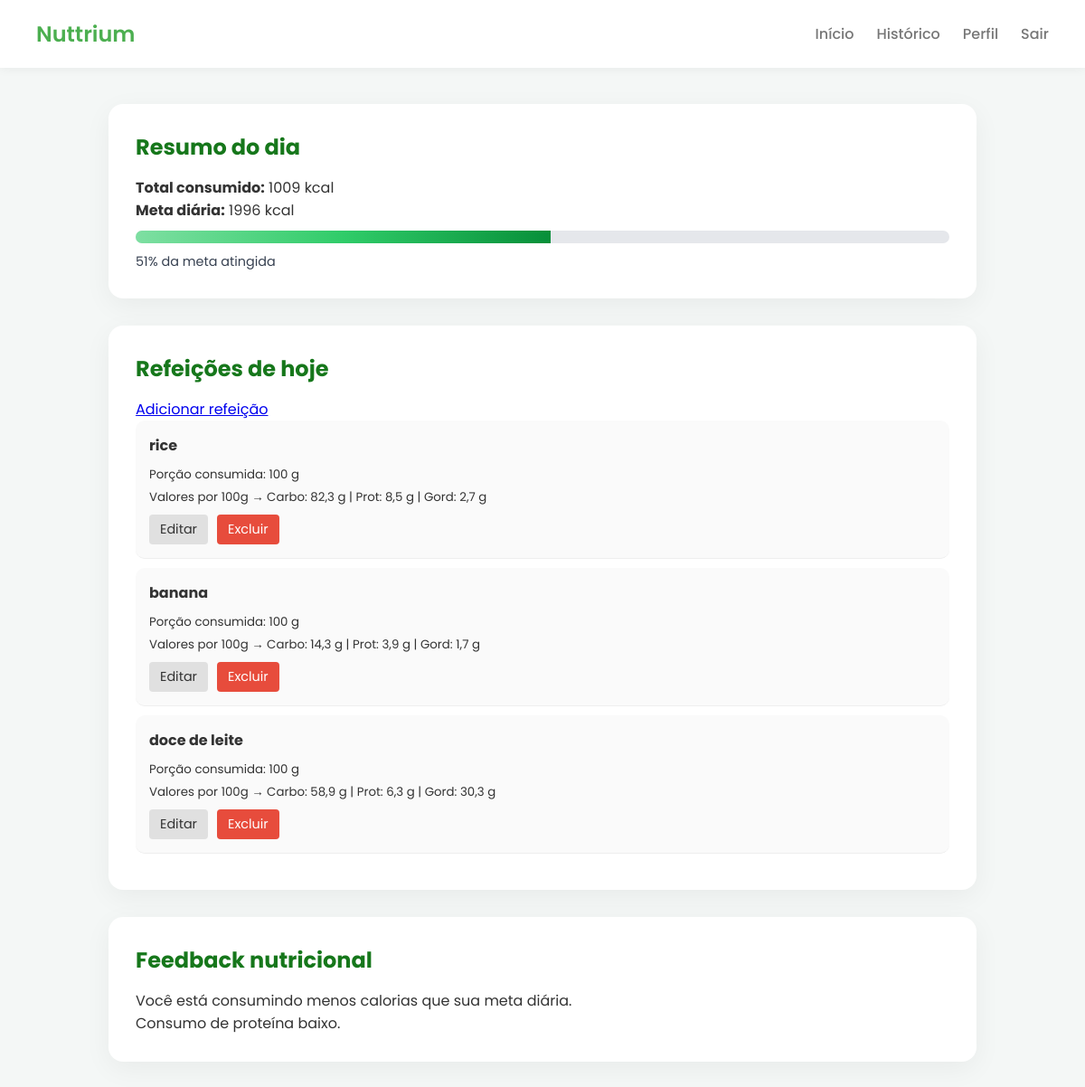
The page /dashboard/ (signed in) on the database as committed earlier.
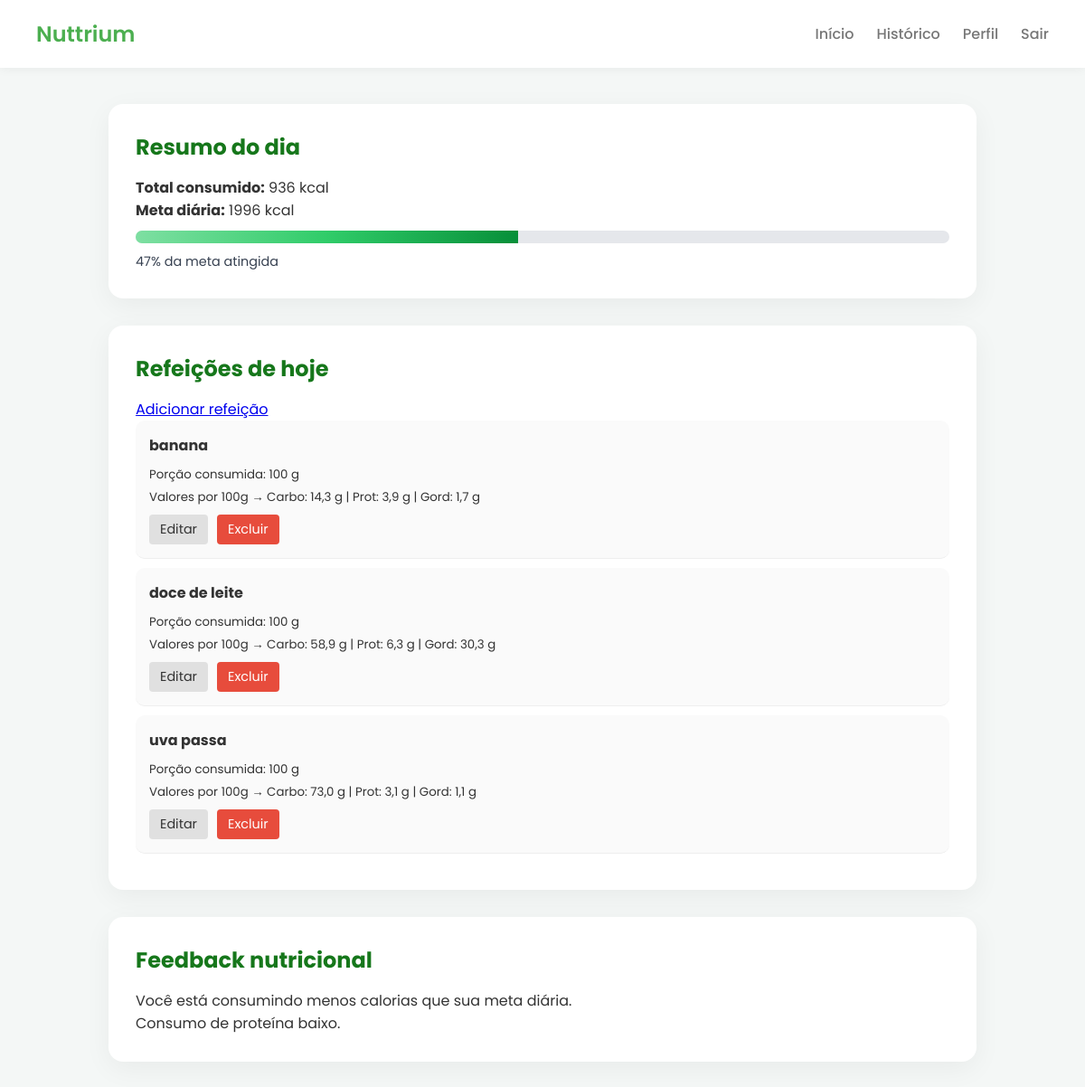
The same page on the database as committed later.
### refeicoes/models.py (models this page shows, shortened)
class Refeicao(models.Model):
    user = models.ForeignKey(User, on_delete=models.CASCADE)
    nome = models.CharField(max_length=200)
    quantidade = models.FloatField()
    carboidratos = models.FloatField(default=0)
    proteinas = models.FloatField(default=0)
    gorduras = models.FloatField(default=0)
    data = models.DateTimeField(auto_now_add=True)

### alimentacao/views.py (the view)
# urls.py: path("dashboard/", views.dashboard, name="dashboard"),
@login_required
def dashboard(request):
    refeicoes = Refeicao.objects.filter(user=request.user)
    total_calorias = 0
    total_carbo = 0
    total_prot = 0
    total_gord = 0
    for r in refeicoes:
        carbo = r.carboidratos or 0
        prot = r.proteinas or 0
        gord = r.gorduras or 0
        qtd = r.quantidade or 0
        fator = qtd / 100
        carbo_total = carbo * fator
        prot_total = prot * fator
        gord_total = gord * fator
        total_carbo += carbo_total
        total_prot += prot_total
        total_gord += gord_total
        total_calorias += (carbo_total * 4) + (prot_total * 4) + (gord_total * 9)
    perfil = getattr(request.user, "perfil", None)
    percentual = 0
    feedback = []
    if perfil and perfil.meta_calorica:
        percentual = (total_calorias / perfil.meta_calorica) * 100
        if percentual < 80:
            feedback.append(" Você está consumindo menos calorias que sua meta diária.")
        elif percentual <= 110:
            feedback.append(" Seu consumo calórico está dentro da meta.")
        else:
            feedback.append(" Você ultrapassou sua meta calórica diária.")
    if total_calorias > 0:
        perc_carbo = (total_carbo * 4) / total_calorias * 100
        perc_prot = (total_prot * 4) / total_calorias * 100
        perc_gord = (total_gord * 9) / total_calorias * 100
        if perc_prot < 10:
            feedback.append(" Consumo de proteína baixo.")
        elif perc_prot > 35:
            feedback.append(" Consumo de proteína alto.")
        if perc_carbo < 45:
            feedback.append(" Consumo de carboidratos baixo.")
        elif perc_carbo > 65:
            feedback.append(" Consumo de carboidratos alto.")
        if perc_gord < 20:
            feedback.append(" Consumo de gorduras baixo.")
        elif perc_gord > 35:
            feedback.append(" Consumo de gorduras alto.")
        if not feedback:
            feedback.append(" Distribuição de macronutrientes equilibrada.")
    contexto = {
        "refeicoes": refeicoes,
        "total": round(total_calorias, 2),
        "perfil": perfil,
        "percentual": percentual,
        "feedback": feedback,
    }
    return render(request, "dashboard.html", contexto)

### alimentacao/templates/dashboard.html
{% extends 'base.html' %}
{% block content %}
<div class="card">
  <h2>Resumo do dia</h2>
  <p><strong>Total consumido:</strong> {{ total|floatformat:0 }} kcal</p>
  {% if perfil and perfil.meta_calorica %}
    <p><strong>Meta diária:</strong> {{ perfil.meta_calorica|floatformat:0 }} kcal</p>
    <div class="progress">
      <div class="progress-fill" style="width: {{ percentual|floatformat:0 }}%;"></div>
    </div>
    <p class="percentual">
      {{ percentual|floatformat:0 }}% da meta atingida
    </p>
  {% else %}
    <p>Complete seu perfil para calcular a meta diária.</p>
    <a href="{% url 'perfil' %}" class="btn">Completar perfil</a>
  {% endif %}
</div>
<div class="card">
  <h2>Refeições de hoje</h2>
  <a href="{% url 'criar_refeicao' %}" class="btn">Adicionar refeição</a>
  {% if refeicoes %}
    <ul class="historico">
      {% for r in refeicoes %}
        <li class="item-refeicao">
          <strong>{{ r.nome }}</strong>
          <div class="detalhes-refeicao">
            <small>
              Porção consumida: {{ r.quantidade|floatformat:0 }} g<br>
              Valores por 100g →
              Carbo: {{ r.carboidratos|floatformat:1 }} g |
              Prot: {{ r.proteinas|floatformat:1 }} g |
              Gord: {{ r.gorduras|floatformat:1 }} g
            </small>
          </div>
          <div class="acoes">
            <a href="{% url 'editar_refeicao' r.id %}" class="btn-secundario">
              Editar
            </a>
            <a href="{% url 'excluir_refeicao' r.id %}"
               class="btn-perigo"
               onclick="return confirm('Deseja excluir esta refeição?');">
              Excluir
            </a>
          </div>
        </li>
      {% endfor %}
    </ul>
  {% else %}
    <p>Nenhuma refeição registrada hoje.</p>
  {% endif %}
</div>
{% if feedback %}
<div class="card">
  <h2>Feedback nutricional</h2>
  {% for msg in feedback %}
    <p>{{ msg }}</p>
  {% endfor %}
</div>
{% endif %}
{% endblock %}

Rows that differ between the two databases and show on the page:
removed Refeicao: nome "rice", quantidade "100", carboidratos "82,3", proteinas "8,5", gorduras "2,7"
added Refeicao: nome "uva passa", quantidade "100", carboidratos "73,0", proteinas "3,1", gorduras "1,1"
Other text that changed with them:
{{ total|floatformat:0 }}: "1009" → "936"
{{ percentual|floatformat:0 }}: 51 → 47 (drawn)
{{ percentual|floatformat:0 }}: "51" → "47"
